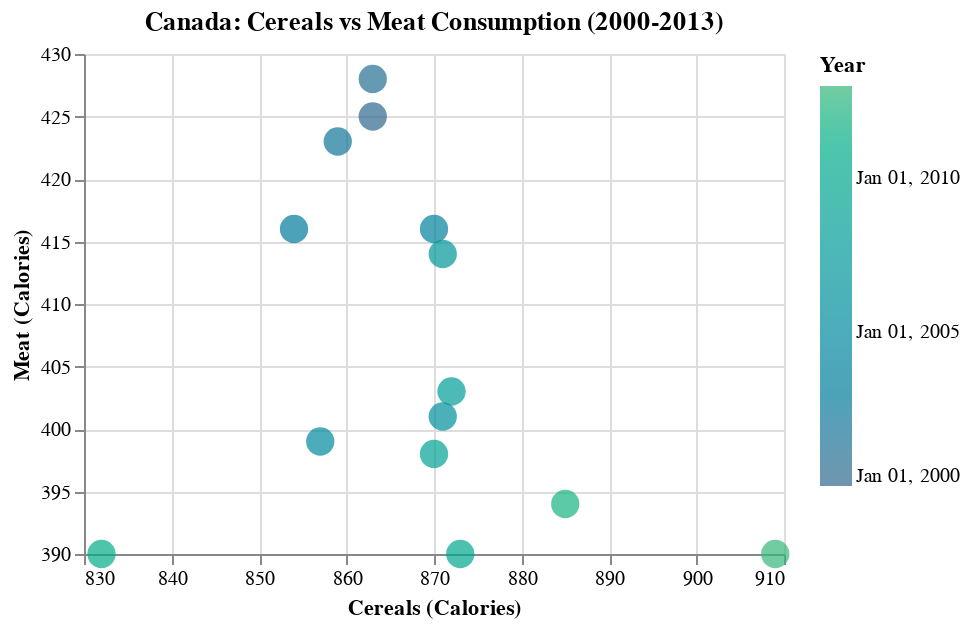

The notebook cell this image was saved under:
### Code cell
# Step 2: Create the pivot table with aggregation to handle any duplicates
canada_wide = food_groups_time_series.query(
    'Country == "Canada" and Year >= 2000 and Year <= 2013'
).pivot_table(
    index=['Year'],
    columns='Food_group',
    values='Calories',
    aggfunc='sum'  # ADD THIS - handles any duplicate Year/Food_group combinations
).reset_index()

# Then create the chart
scatter_canada = alt.Chart(canada_wide).mark_circle(size=200).encode(
    x=alt.X('Cereals and Grains:Q', title='Cereals (Calories)', scale=alt.Scale(zero=False)),
    y=alt.Y('Meat:Q', title='Meat (Calories)', scale=alt.Scale(zero=False)),
    color=alt.Color('Year:T', title='Year', scale=alt.Scale(scheme='viridis')),
    tooltip=['Year:T', 'Cereals and Grains:Q', 'Meat:Q']
).properties(
    width=350,
    height=250,
    title='Canada: Cereals vs Meat Consumption (2000-2013)'
)

scatter_canada

### Figure 1 — Vega-Lite specification as saved in the notebook (floating-point values rounded to 4 significant figures)
{"config": {"view": {"continuousWidth": 300, "continuousHeight": 300}}, "data": {"name": "data-6d1b6b14850d1b90752b4361a82b440c"}, "mark": {"type": "circle", "size": 200}, "encoding": {"color": {"field": "Year", "scale": {"scheme": "viridis"}, "title": "Year", "type": "temporal"}, "tooltip": [{"field": "Year", "type": "temporal"}, {"field": "Cereals and Grains", "type": "quantitative"}, {"field": "Meat", "type": "quantitative"}], "x": {"field": "Cereals and Grains", "scale": {"zero": false}, "title": "Cereals (Calories)", "type": "quantitative"}, "y": {"field": "Meat", "scale": {"zero": false}, "title": "Meat (Calories)", "type": "quantitative"}}, "height": 250, "title": "Canada: Cereals vs Meat Consumption (2000-2013)", "width": 350, "$schema": "https://vega.github.io/schema/vega-lite/v5.20.1.json", "datasets": {"data-6d1b6b14850d1b90752b4361a82b440c": [{"Year": "2000-01-01T00:00:00", "Alcoholic Beverages": 139.0, "Cereals and Grains": 863, "Code": "CAN", "Dairy & Eggs": 289, "Fruit and Vegetables": 208, "Meat": 425, "Oils & Fats": 879, "Other": 31, "Pulses": 74, "Starchy Roots": 131, "Sugar": 467}, {"Year": "2001-01-01T00:00:00", "Alcoholic Beverages": 140.0, "Cereals and Grains": 863, "Code": "CAN", "Dairy & Eggs": 281, "Fruit and Vegetables": 206, "Meat": 428, "Oils & Fats": 862, "Other": 30, "Pulses": 70, "Starchy Roots": 131, "Sugar": 490}, {"Year": "2002-01-01T00:00:00", "Alcoholic Beverages": 142.0, "Cereals and Grains": 859, "Code": "CAN", "Dairy & Eggs": 278, "Fruit and Vegetables": 210, "Meat": 423, "Oils & Fats": 842, "Other": 29, "Pulses": 70, "Starchy Roots": 132, "Sugar": 511}, {"Year": "2003-01-01T00:00:00", "Alcoholic Beverages": 126.0, "Cereals and Grains": 854, "Code": "CAN", "Dairy & Eggs": 255, "Fruit and Vegetables": 205, "Meat": 416, "Oils & Fats": 920, "Other": 27, "Pulses": 64, "Starchy Roots": 137, "Sugar": 514}, {"Year": "2004-01-01T00:00:00", "Alcoholic Beverages": 136.0, "Cereals and Grains": 870, "Code": "CAN", "Dairy & Eggs": 261, "Fruit and Vegetables": 204, "Meat": 416, "Oils & Fats": 906, "Other": 35, "Pulses": 64, "Starchy Roots": 128, "Sugar": 505}, {"Year": "2005-01-01T00:00:00", "Alcoholic Beverages": 134.0, "Cereals and Grains": 857, "Code": "CAN", "Dairy & Eggs": 255, "Fruit and Vegetables": 210, "Meat": 399, "Oils & Fats": 891, "Other": 31, "Pulses": 67, "Starchy Roots": 130, "Sugar": 501}, {"Year": "2006-01-01T00:00:00", "Alcoholic Beverages": 125.0, "Cereals and Grains": 871, "Code": "CAN", "Dairy & Eggs": 266, "Fruit and Vegetables": 214, "Meat": 401, "Oils & Fats": 873, "Other": 34, "Pulses": 69, "Starchy Roots": 127, "Sugar": 490}, {"Year": "2007-01-01T00:00:00", "Alcoholic Beverages": 119.0, "Cereals and Grains": 871, "Code": "CAN", "Dairy & Eggs": 262, "Fruit and Vegetables": 221, "Meat": 414, "Oils & Fats": 882, "Other": 36, "Pulses": 71, "Starchy Roots": 115, "Sugar": 492}, {"Year": "2008-01-01T00:00:00", "Alcoholic Beverages": 118.0, "Cereals and Grains": 872, "Code": "CAN", "Dairy & Eggs": 262, "Fruit and Vegetables": 211, "Meat": 403, "Oils & Fats": 902, "Other": 40, "Pulses": 77, "Starchy Roots": 105, "Sugar": 475}, {"Year": "2009-01-01T00:00:00", "Alcoholic Beverages": 115.0, "Cereals and Grains": 870, "Code": "CAN", "Dairy & Eggs": 252, "Fruit and Vegetables": 214, "Meat": 398, "Oils & Fats": 895, "Other": 42, "Pulses": 77, "Starchy Roots": 121, "Sugar": 456}, {"Year": "2010-01-01T00:00:00", "Alcoholic Beverages": 106.0, "Cereals and Grains": 873, "Code": "CAN", "Dairy & Eggs": 259, "Fruit and Vegetables": 211, "Meat": 390, "Oils & Fats": 917, "Other": 42, "Pulses": 98, "Starchy Roots": 135, "Sugar": 416}, {"Year": "2011-01-01T00:00:00", "Alcoholic Beverages": 106.0, "Cereals and Grains": 832, "Code": "CAN", "Dairy & Eggs": 267, "Fruit and Vegetables": 213, "Meat": 390, "Oils & Fats": 928, "Other": 46, "Pulses": 106, "Starchy Roots": 130, "Sugar": 456}, {"Year": "2012-01-01T00:00:00", "Alcoholic Beverages": 107.0, "Cereals and Grains": 885, "Code": "CAN", "Dairy & Eggs": 247, "Fruit and Vegetables": 211, "Meat": 394, "Oils & Fats": 929, "Other": 44, "Pulses": 110, "Starchy Roots": 122, "Sugar": 436}, {"Year": "2013-01-01T00:00:00", "Alcoholic Beverages": 106.0, "Cereals and Grains": 909, "Code": "CAN", "Dairy & Eggs": 242, "Fruit and Vegetables": 214, "Meat": 390, "Oils & Fats": 919, "Other": 45, "Pulses": 115, "Starchy Roots": 120, "Sugar": 434}]}}
